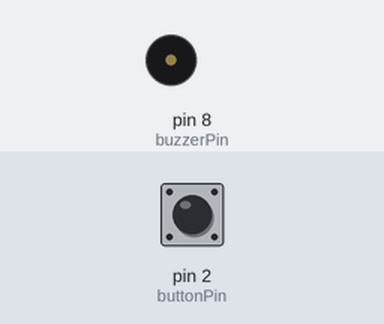
Simulated run of this sketch. Board: Arduino Uno, built with avr-gcc and run on an emulated ATmega328P. On the bench: buzzer (waves = sounding). Inputs (shaded band) come from the test bench; at power-on: pin 2 (buttonPin) HIGH.

Above: at 1.2 s.
1.3 s: pin 2 (buttonPin) pulled LOW for 0.15 s
At 1.8 s:
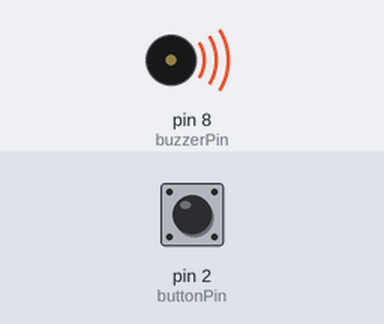
4.4 s: pin 2 (buttonPin) pulled LOW for 1 s
At 6.9 s:
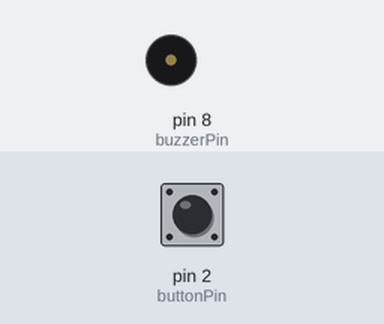
7.9 s: pin 2 (buttonPin) pulled LOW for 3.2 s
At 9.3 s:
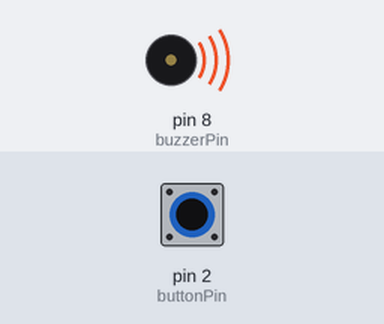
Timing chart, 0 to 13.4 s (numbered marks = the images above; inputs shaded):
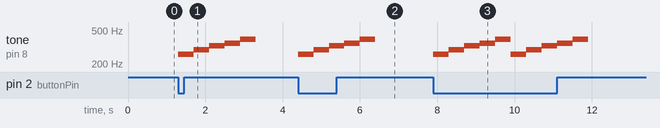

The sketch:

PassiveBuzzerMelody.ino
```cpp
// Pin where the speaker/buzzer is connected
const int buzzerPin = 8;
const int buttonPin = 2;
const int delayTime = 400;

// Define the notes of the song (in Hz)
const int C4 = 261;
const int D4 = 294;
const int E4 = 329;
const int F4 = 349;
const int G4 = 392;
const int B4 = 466;
const int C5 = 523;

void setup() {
  // No setup needed for this example
  pinMode(buzzerPin, OUTPUT);
  pinMode(buttonPin, INPUT_PULLUP);
}

void loop() {
  int buttonState = digitalRead(buttonPin);
  if (buttonState == LOW) {  // Pressed
    tone(buzzerPin, C4);
    delay(delayTime);
    tone(buzzerPin, D4);
    delay(delayTime);
    tone(buzzerPin, E4);
    delay(delayTime);
    tone(buzzerPin, F4);
    delay(delayTime);
    tone(buzzerPin, G4);
    delay(delayTime);
  } else {
    noTone(buzzerPin);
  }
}
```

Measured:
- after the input at 1.3 s, tone on pin 8 (buzzerPin): plays 261 Hz for 0.40 s, 294 Hz for 0.40 s, 329 Hz for 0.40 s, 349 Hz for 0.40 s, 392 Hz for 0.40 s, starting at once
- after the input at 4.4 s, tone on pin 8 (buzzerPin): plays 261 Hz for 0.40 s, 294 Hz for 0.40 s, 329 Hz for 0.40 s, 349 Hz for 0.40 s, 392 Hz for 0.40 s, starting at once
- after the input at 7.9 s, tone on pin 8 (buzzerPin): plays 261 Hz for 0.40 s, 294 Hz for 0.40 s, 329 Hz for 0.40 s, 349 Hz for 0.40 s, 392 Hz for 0.40 s, 261 Hz for 0.40 s … (10 notes in this stretch), starting at once
